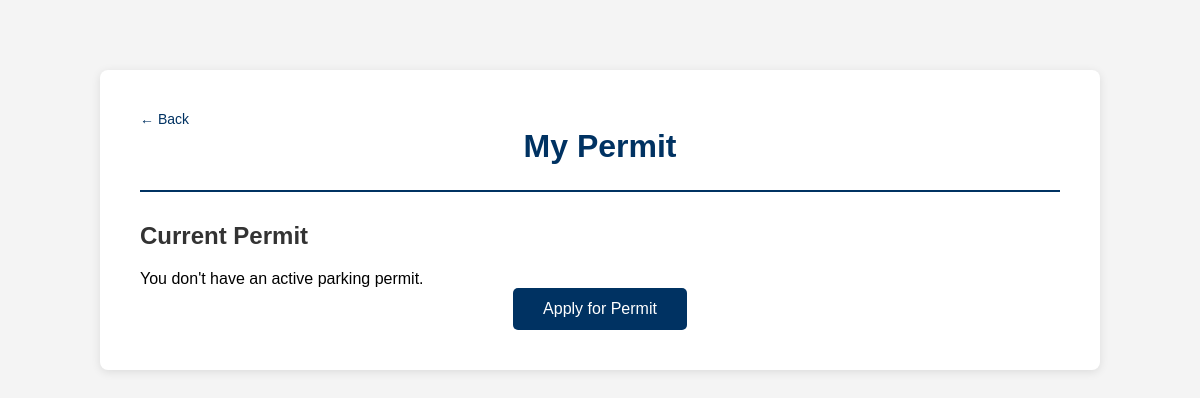
Page /view_permit (signed in) on the earlier database version.
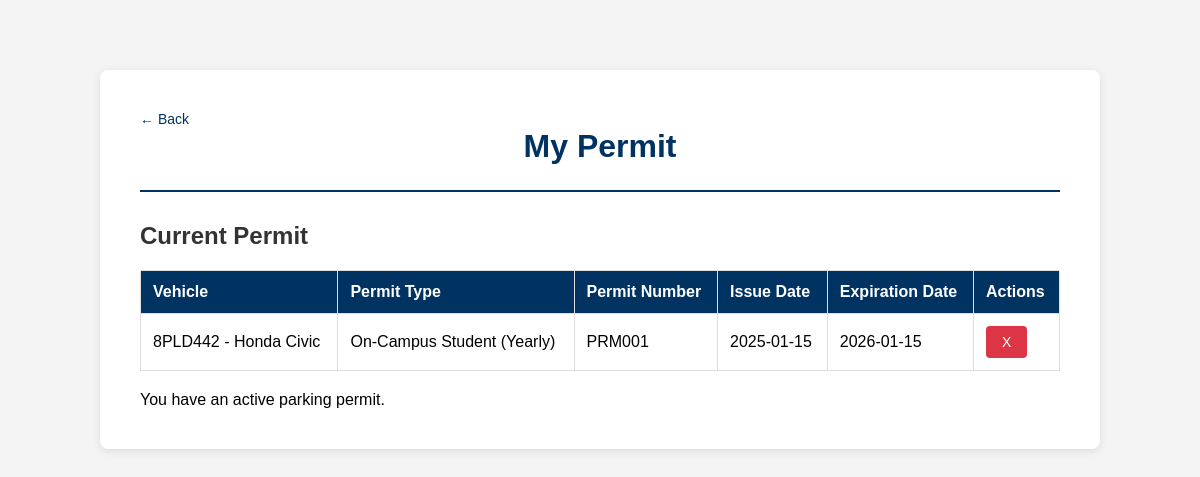
Same page on the later database version.
### tables this page shows
CREATE TABLE permit (
    p_permitkey integer PRIMARY KEY,
    p_userkey integer not null,
    p_vehicleskey integer not null,
    p_permittypekey integer not null,
    p_permitnum varchar(20) NOT NULL,
    p_issuedate date not null,
    p_expirationdate date not null,

    FOREIGN KEY (p_userkey) REFERENCES users(u_userkey),
    FOREIGN KEY (p_vehicleskey) REFERENCES vehicles(v_vehicleskey),
    FOREIGN KEY (p_permittypekey) REFERENCES permitType(pt_permittypekey)
);

CREATE TABLE vehicles (
    v_vehicleskey integer PRIMARY KEY,
    v_userkey integer not null,
    v_plateno varchar(7) not null,
    v_platestate varchar(20),
    v_maker varchar(20),
    v_model varchar(10),
    v_color varchar(10),

    FOREIGN KEY (v_userkey) REFERENCES users(u_userkey)
);

CREATE TABLE permitType (
    pt_permittypekey integer PRIMARY KEY,
    pt_category varchar(20),
    pt_duration varchar(20)
);

### Phase-03/app.py (the view, shortened to what this page needs)
@app.route('/view_permit', methods=['GET', 'POST'])
@login_required
def view_permit():
    conn = sqlite3.connect('instance/data.sqlite')
    cursor = conn.cursor()
    error = None
    cursor.execute("""
        SELECT p.p_permitkey, v.v_plateno, v.v_maker, v.v_model, v.v_color,
               pt.pt_category, pt.pt_duration, p.p_permitnum,
               p.p_issuedate, p.p_expirationdate
        FROM permit p
        JOIN permitType pt ON pt.pt_permittypekey = p.p_permittypekey
        JOIN vehicles v ON p.p_vehicleskey = v.v_vehicleskey
        WHERE p.p_userkey = ? AND p.p_expirationdate >= DATETIME('now', '-08:00')
    """, [current_user.u_userkey])
    permits = cursor.fetchall()
    conn.close()
    return render_template('view_permit.html', permits=permits, has_permit=len(permits) > 0,
                         error=error, username=current_user.username)

### Phase-03/app.py (called while the page is built)
@login_manager.user_loader
def load_user(user_id):
    return User.query.get(int(user_id))

### Phase-03/templates/view_permit.html (shortened to what this page needs)
<!DOCTYPE html>
<html lang="en">
<head>
    <link rel="stylesheet" href="{{ url_for('static', filename='style.css') }}">
</head>
<body>
    <div class="container">
        <header>
            <a href="{{ url_for('home') }}" class="back-link">← Back</a>
            <h1>My Permit</h1>
        </header>
        <main>
            <h2>Current Permit</h2>
            {% if has_permit %}
                <table>
                    <thead>
                        <tr>
                            <th>Vehicle</th>
                            <th>Permit Type</th>
                            <th>Permit Number</th>
                            <th>Issue Date</th>
                            <th>Expiration Date</th>
                             <th>Actions</th>
                        </tr>
                    </thead>
                    <tbody>
                        {% for permit in permits %}
                        <tr>
                            <td>{{ permit[1] }} - {{ permit[2] }} {{ permit[3] }}</td>
                            <td>{{ permit[5] }} ({{ permit[6] }})</td>
                            <td>{{ permit[7] }}</td>
                            <td>{{ permit[8] }}</td>
                            <td>{{ permit[9] }}</td>
                            <td>
                                <form method="POST" action="{{ url_for('view_permit') }}" style="display:inline;">
                                    <button type="submit" class="delete-btn"
                                            onclick="return confirm('Are you sure you want to delete this permit?')">
                                        X
                                    </button>
                                </form>
                            </td>
                        </tr>
                        {% endfor %}
                    </tbody>
                </table>
                <div class="permit-info">
                    <p class="info-message">You have an active parking permit.</p>
                </div>
            {% else %}
                <p class="no-data">You don't have an active parking permit.</p>
                <div class="button-container">
                    <button class="primary-btn" onclick="window.location.href='{{ url_for('apply_permit') }}'">Apply for Permit</button>
                </div>
            {% endif %}
        </main>
    </div>
</body>
</html>

Differences in the rows shown:
now on this page (row edited): permit: v_plateno "8PLD442", v_maker "Honda", v_model "Civic", pt_category "On-Campus Student", pt_duration "Yearly", p_permitnum "PRM001", p_issuedate "2025-01-15", p_expirationdate "2026-01-15"
Other differences:
text no longer shown: "You don't have an active parking permit. Apply for Permit"
text now shown: "Vehicle Permit Type Permit Number Issue Date Expiration Date Actions You have an active parking permit."
